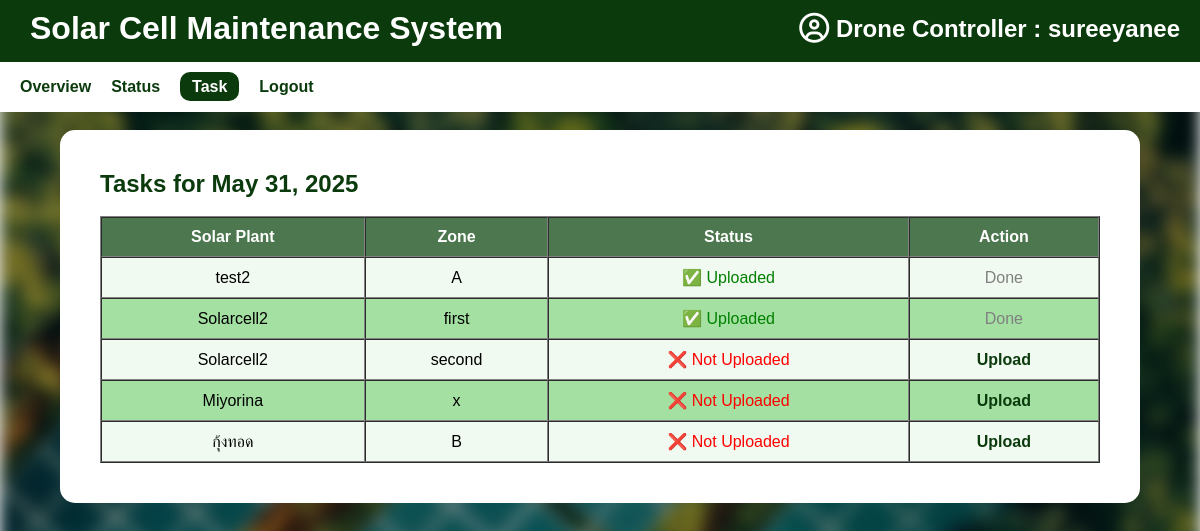
/drone/tasks/ (signed in), run on the app's committed database.
### accounts/models.py (models this page shows, shortened)
class CustomUser(AbstractUser):
    ROLE_CHOICES = [
        ("site_admin", "Site Admin"),     # ผู้ดูแลเว็บไซต์
        ("plant_owner", "Plant Owner"),
        ("data_analyst", "Data Analyst"),
        ("drone_controller", "Drone Controller"),
    ]
    role = models.CharField(max_length=20, choices=ROLE_CHOICES, default="plant_owner")

### plant/models.py (models this page shows, shortened)
class SolarPlant(models.Model):
    name = models.CharField(max_length=255, verbose_name="ชื่อโรงไฟฟ้า")
    location = models.CharField(max_length=255, verbose_name="ที่ตั้งโรงไฟฟ้า")
    latitude = models.FloatField(verbose_name="ละติจูด", null=True, blank=True)
    longitude = models.FloatField(verbose_name="ลองจิจูด", null=True, blank=True)
    owner = models.ForeignKey(
        settings.AUTH_USER_MODEL,
        on_delete=models.CASCADE,
        related_name='plants',
        verbose_name="เจ้าของโรง"
    )
    installed_capacity_kw = models.DecimalField(
        max_digits=10, decimal_places=2,
        null=True, blank=True,
        verbose_name="กำลังการผลิต (kW)"
    )
    description = models.TextField(blank=True, verbose_name="รายละเอียดเพิ่มเติม")
    created_at = models.DateTimeField(auto_now_add=True)
    data_analyst = models.ForeignKey(
        settings.AUTH_USER_MODEL,
        on_delete=models.SET_NULL,
        null=True, blank=True,
        limit_choices_to={'role': 'data_analyst'},
        related_name='assigned_analyst_plants',
        verbose_name="นักวิเคราะห์ข้อมูล"
    )
    drone_controller = models.ForeignKey(
        settings.AUTH_USER_MODEL,
        on_delete=models.SET_NULL,
        null=True, blank=True,
        limit_choices_to={'role': 'drone_controller'},
        related_name='assigned_drone_plants',
        verbose_name="ผู้ควบคุมโดรน"
    )

class Zone(models.Model):
    plant = models.ForeignKey(SolarPlant, on_delete=models.CASCADE, related_name='zones')
    name = models.CharField(max_length=50, verbose_name="ชื่อโซน")  # เช่น Zone A, B, Main Zone
    class Meta:
        unique_together = ('plant', 'name')

### drone/views.py (the view)
# urls.py: path('tasks/', views.drone_task_view, name='drone_tasks'),
@login_required
def drone_task_view(request):
    today = date.today()
    plants = SolarPlant.objects.filter(drone_controller=request.user).prefetch_related('zones')
    tasks = []
    for plant in plants:
        for zone in plant.zones.all():
            uploaded = DroneInspection.objects.filter(
                plant=plant,
                zone=zone,
                captured_date=today,
                captured_by=request.user
            ).exists()
            tasks.append({
                'plant': plant,
                'zone': zone,
                'uploaded': uploaded,
            })
    return render(request, 'dashboard/drone_tasks.html', {
        'today': today,
        'tasks': tasks,
    })

### templates/dashboard/drone_tasks.html (shortened to what this page needs)
{% extends 'dash.html' %}
{% load static %}
{% block class_name %}upload-form-container{% endblock %}
{% block content %}
<h2 style="text-align: left;">Tasks for {{ today }}</h2>
<br>
<table border="1" cellpadding="10" cellspacing="0" style="width:100%; background:white; color:black;">
  <thead style="background:#0b3b0d; color:white;">
    <tr>
      <th>Solar Plant</th>
      <th>Zone</th>
      <th>Status</th>
      <th>Action</th>
    </tr>
  </thead>
  <tbody>
    {% for task in tasks %}
      <tr>
        <td>{{ task.plant.name }}</td>
        <td>{{ task.zone.name }}</td>
        <td>
          {% if task.uploaded %}
            <span style="color: green;">✅ Uploaded</span>
          {% else %}
            <span style="color: red;">❌ Not Uploaded</span>
          {% endif %}
        </td>
        <td>
          {% if not task.uploaded %}
            <a href="{% url 'upload_inspection' %}?plant_id={{ task.plant.id }}&zone_id={{ task.zone.id }}" class="plant-link">Upload</a>
          {% else %}
            <span style="color: gray;">Done</span>
          {% endif %}
        </td>
      </tr>
    {% endfor %}
  </tbody>
</table>
{% endblock %}

### templates/dash.html (shortened to what this page needs)
{% load static %}
<!DOCTYPE html>
<html lang="en">
<head>
    <link rel="stylesheet" href="{% static 'css/style.css' %}">
    <link rel="stylesheet" href="https://cdnjs.cloudflare.com/ajax/libs/font-awesome/6.5.0/css/all.min.css">
</head>
<body class="dash">
    <header>
    <div class="header-top">
        <h1>Solar Cell Maintenance System</h1>
        <h2 class="user-info" style="position: absolute; top: 15px; right: 20px; font-weight: bold; color: white;">
            <i class="fa-regular fa-circle-user fa-lg" style="color: #ffffff;"></i> {{ request.user.get_role_display|default:request.user.role|capfirst }} : {{ request.user.username }}
        </h2>
    </div>
    {% block navbar %}
    <nav class="navbar">
        {% if request.user.role == 'plant_owner' %}
            {% include 'navbars/navbar_plant_owner.html' %}
        {% elif request.user.role == 'data_analyst' %}
            {% include 'navbars/navbar_data_analyst.html' %}
        {% elif request.user.role == 'drone_controller' %}
            {% include 'navbars/navbar_drone_controller.html' %}
        {% endif %}
    </nav>
    {% endblock %}
    </header>
    <div class="{% block class_name %}dash-container{% endblock %}">
        {% block content %}
        {% endblock %}
    </div>
</body>
</html>

### static/css/style.css (style rules this page uses)
body.dash { position: relative; margin: 0; padding: 0; min-height: 100vh; font-family: 'Arial', sans-serif; }
body.dash::before { content: ''; position: fixed; pointer-events: none; top: 0; left: 0; width: 100%; height: 100%; background-image: url("/static/images/solar-bg.jpg"); background-size: cover; background-position: center; background-repeat: no-repeat; filter: blur(8px) brightness(0.7); z-index: -1; }
.dash header { background-color: rgb(11, 59, 13); display: flex; flex-direction: column; align-items: stretch; padding: 0; position: fixed; top: 0; left: 0; width: 100%; z-index: 1000; box-shadow: 0px 2px 5px rgba(0, 0, 0, 0.1); }
.header-top { display: flex; justify-content: space-between; align-items: center; padding: 10px 30px; background-color: rgb(11, 59, 13); color: white; }
.navbar { background-color: rgb(255, 255, 255); color: rgb(11, 59, 13); display: flex; justify-content: flex-start; padding: 5px 20px; align-items: center; margin: 0; position: relative; top: 5px; width: 100%; height: 40px; }
.dash h1 { color: rgb(255, 255, 255); margin: 0; }
.dash h2 { color: rgb(11, 59, 13); margin: 0; }
.upload-form-container { background: white; padding: 40px; border-radius: 15px; max-width: 1000px; margin: 130px auto 40px auto; display: flex; flex-direction: column; }
.plant-link { font-weight: bold; text-decoration: none; color: #0b3b0d; }
table tr:nth-child(even) { background-color: #a3e0a1; }
table tr:nth-child(odd) { background-color: #d4f0d454; }
td, th { text-align: center; vertical-align: middle; }

### data on the page
CustomUser: user.role "Drone Controller", user.username "sureeyanee"
SolarPlant: plant.name "test2", zone.name "A", shows "✅ Uploaded", shows "Done"
SolarPlant: plant.name "Solarcell2", zone.name "first", shows "✅ Uploaded", shows "Done", zone.name "second"
SolarPlant: plant.name "Miyorina", zone.name "x", shows "❌ Not Uploaded"
SolarPlant: plant.name "กุ้งทอด", zone.name "B", shows "❌ Not Uploaded"
